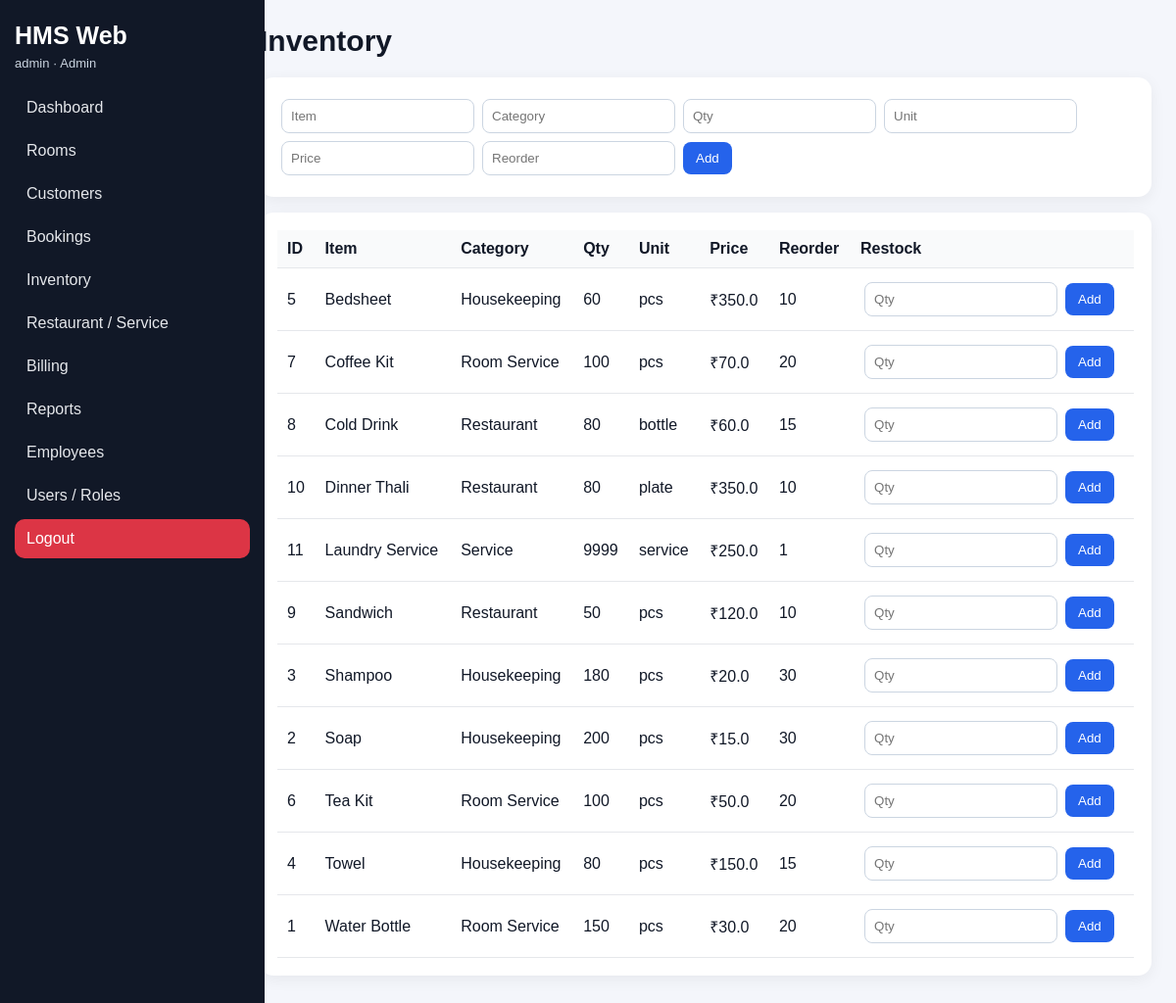
The page /inventory (signed in) on the database its author committed.
### tables this page shows
CREATE TABLE inventory(
        id INTEGER PRIMARY KEY AUTOINCREMENT,
        item_name TEXT UNIQUE,
        category TEXT,
        quantity INTEGER,
        unit TEXT,
        price REAL,
        reorder_level INTEGER);

### app.py (the view)
@app.route("/inventory")
def inventory():
    return render_template("inventory.html", inventory=run("SELECT * FROM inventory ORDER BY item_name"))

### app.py (called while the page is built)
def db():
    con = sqlite3.connect(DB_PATH)
    con.row_factory = sqlite3.Row
    return con

def run(sql, args=(), one=False, commit=False):
    con = db()
    cur = con.execute(sql, args)
    if commit:
        con.commit()
        last = cur.lastrowid
        con.close()
        return last
    rows = cur.fetchall()
    con.close()
    return (rows[0] if rows else None) if one else rows

def login_required():
    return "user_id" in session

@app.context_processor
def inject():
    return dict(current_user=session)

@app.before_request
def protect():
    allowed = ["login", "static"]
    if request.endpoint and request.endpoint not in allowed and not login_required():
        return redirect(url_for("login"))

### templates/inventory.html
{% extends "base.html" %}{% block content %}<h1>Inventory</h1>
<div class="panel"><form class="row" method="post" action="{{url_for('add_inventory')}}"><input name="item_name" placeholder="Item"><input name="category" placeholder="Category"><input name="quantity" placeholder="Qty"><input name="unit" placeholder="Unit"><input name="price" placeholder="Price"><input name="reorder_level" placeholder="Reorder"><button>Add</button></form></div>
<div class="panel"><table><tr><th>ID</th><th>Item</th><th>Category</th><th>Qty</th><th>Unit</th><th>Price</th><th>Reorder</th><th>Restock</th></tr>{% for i in inventory %}<tr class="{% if i.quantity<=i.reorder_level %}warn{% endif %}"><td>{{i.id}}</td><td>{{i.item_name}}</td><td>{{i.category}}</td><td>{{i.quantity}}</td><td>{{i.unit}}</td><td>₹{{i.price}}</td><td>{{i.reorder_level}}</td><td><form method="post" action="{{url_for('restock', id=i.id)}}"><input name="quantity" placeholder="Qty"><button>Add</button></form></td></tr>{% endfor %}</table></div>{% endblock %}

### templates/base.html (shortened to what this page needs)
<!doctype html><html><head><meta charset="utf-8"><title>HMS Web</title>
<link rel="stylesheet" href="{{ url_for('static', filename='css/bootstrap.min.css') }}">
<link rel="stylesheet" href="{{ url_for('static', filename='css/style.css') }}"></head><body>
{% if current_user.get("user_id") %}
<div class="layout"><aside class="sidebar"><div class="brand">HMS Web</div>
<div class="small">{{ current_user.username }} · {{ current_user.role }}</div>
<a href="{{ url_for('dashboard') }}">Dashboard</a><a href="{{ url_for('rooms') }}">Rooms</a>
<a href="{{ url_for('customers') }}">Customers</a><a href="{{ url_for('bookings') }}">Bookings</a>
<a href="{{ url_for('inventory') }}">Inventory</a><a href="{{ url_for('service') }}">Restaurant / Service</a>
<a href="{{ url_for('billing') }}">Billing</a><a href="{{ url_for('reports') }}">Reports</a>
{% if current_user.role in ["Admin","Manager"] %}<a href="{{ url_for('employees') }}">Employees</a><a href="{{ url_for('users') }}">Users / Roles</a>{% endif %}
<a class="logout" href="{{ url_for('logout') }}">Logout</a></aside><main class="main-content">{% endif %}
{% block content %}{% endblock %}
{% if current_user.get("user_id") %}</main></div>{% endif %}
</body></html>

### static/css/style.css (style rules this page uses)
body { margin:0;background:#f4f6fb;font-family:Arial,sans-serif;color:#111827 }
.layout { display:flex;min-height:100vh }
.sidebar { width:240px;background:#111827;color:white;padding:22px 15px;position:fixed;top:0;bottom:0 }
.brand { font-size:25px;font-weight:700;margin-bottom:6px }
.small { font-size:13px;color:#cbd5e1;margin-bottom:18px }
.sidebar a { display:block;color:#e5e7eb;text-decoration:none;padding:11px 12px;border-radius:10px;margin:4px 0 }
.logout { background:#dc3545!important;color:white!important;margin-top:20px }
.main-content { margin-left:240px;padding:25px;width:calc(100% - 240px) }
h1 { font-size:30px;margin:0 0 20px }
.panel,.card { background:white;padding:18px;border-radius:14px;box-shadow:0 4px 16px rgba(0,0,0,.06);margin-bottom:16px }
input,select { padding:9px;border:1px solid #cbd5e1;border-radius:8px;margin:4px;min-width:120px }
button,.button { background:#2563eb;color:white;border:0;border-radius:8px;padding:9px 13px;text-decoration:none;display:inline-block;margin:4px;cursor:pointer }
a { color:#2563eb }
table { width:100%;border-collapse:collapse;background:white }
th,td { padding:10px;border-bottom:1px solid #e5e7eb;text-align:left }
th { background:#f9fafb }
.row { display:flex;flex-wrap:wrap;align-items:center }

### rows shown on the page
inventory: id "5", item_name "Bedsheet", category "Housekeeping", quantity "60", unit "pcs", price "350.0", reorder_level "10"
inventory: id "7", item_name "Coffee Kit", category "Room Service", quantity "100", unit "pcs", price "70.0", reorder_level "20"
inventory: id "8", item_name "Cold Drink", category "Restaurant", quantity "80", unit "bottle", price "60.0", reorder_level "15"
inventory: id "10", item_name "Dinner Thali", category "Restaurant", quantity "80", unit "plate", price "350.0", reorder_level "10"
inventory: id "11", item_name "Laundry Service", category "Service", quantity "9999", unit "service", price "250.0", reorder_level "1"
inventory: id "9", item_name "Sandwich", category "Restaurant", quantity "50", unit "pcs", price "120.0", reorder_level "10"
inventory: id "3", item_name "Shampoo", category "Housekeeping", quantity "180", unit "pcs", price "20.0", reorder_level "30"
inventory: id "2", item_name "Soap", category "Housekeeping", quantity "200", unit "pcs", price "15.0", reorder_level "30"
inventory: id "6", item_name "Tea Kit", category "Room Service", quantity "100", unit "pcs", price "50.0", reorder_level "20"
inventory: id "4", item_name "Towel", category "Housekeeping", quantity "80", unit "pcs", price "150.0", reorder_level "15"
inventory: id "1", item_name "Water Bottle", category "Room Service", quantity "150", unit "pcs", price "30.0", reorder_level "20"

### other values the page prints
{{ current_user.username }} "admin"
{{ current_user.role }} "Admin"
